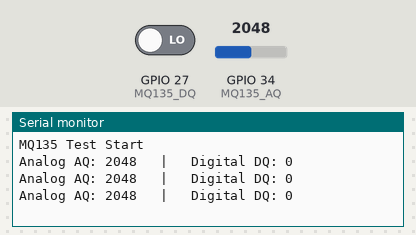
Recording of a sketch running on a simulated ESP32. Parts: the last lines printed to the serial monitor. The inputs (shaded band) are chosen by the test bench; at power-on: GPIO 34 (MQ135_AQ) = 2048, GPIO 27 (MQ135_DQ) LOW.

Above: at 2.2 s.
2.3 s: GPIO 34 (MQ135_AQ) set to 2866
At 2.9 s:
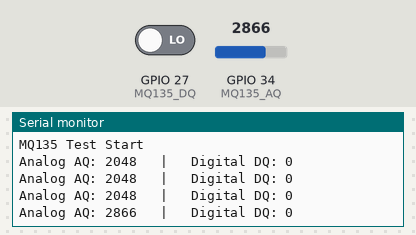
3.8 s: GPIO 27 (MQ135_DQ) driven HIGH
At 4.4 s:
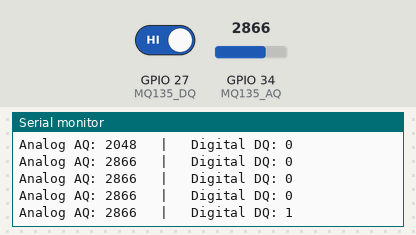
5.3 s: GPIO 34 (MQ135_AQ) set to 3603
At 5.9 s:
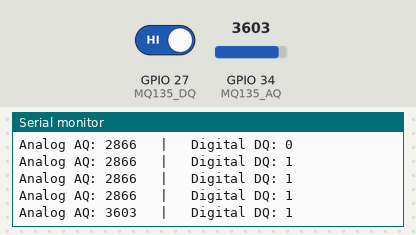
6.8 s: GPIO 27 (MQ135_DQ) driven LOW
At 7.4 s:
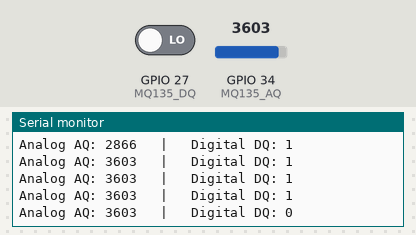
Timing chart, 0 to 9.3 s (numbered marks = the images above; inputs shaded):
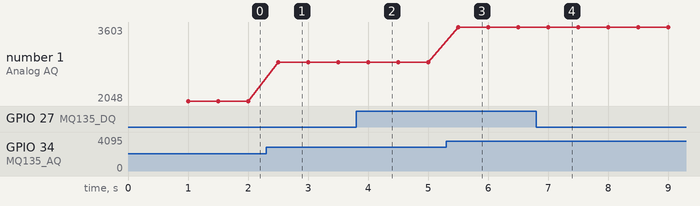

Measured:
- after the input at 2.3 s, the serial monitor: prints a new line after 0.20 s (image 1)
- after the input at 3.8 s, the serial monitor: prints a new line after 0.20 s (image 2)
- after the input at 5.3 s, the serial monitor: prints a new line after 0.20 s (image 3)
- after the input at 6.8 s, the serial monitor: prints a new line after 0.20 s (image 4)
- plotted number 1: 2048 → 2866 after the input at 2.3 s, 2866 → 3603 after the input at 5.3 s

The sketch:

Mq135_Gas_Sensor.ino
```cpp
// This is a test for MQ135 sensor

#define MQ135_AQ 34   // analog input
#define MQ135_DQ 27   // digital input

void setup() {
  Serial.begin(115200);
  pinMode(MQ135_DQ, INPUT);
  delay(1000);

  Serial.println("MQ135 Test Start");
}

void loop() {
  int analogValue = analogRead(MQ135_AQ);   // 0–4095
  int digitalValue = digitalRead(MQ135_DQ); // 0 or 1

  Serial.print("Analog AQ: ");
  Serial.print(analogValue);

  Serial.print("   |   Digital DQ: ");
  Serial.println(digitalValue);

  delay(500);
}
```
